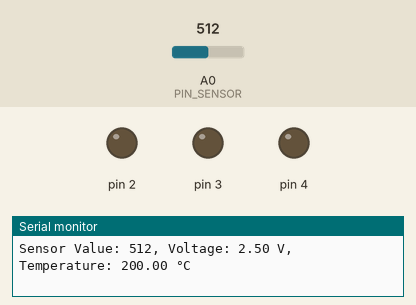
Simulated run of this sketch. Board: Arduino Uno, built with avr-gcc and run on an emulated ATmega328P. Shown: output pins drawn as LEDs (lit = HIGH), the last lines printed to the serial monitor. The inputs (shaded band) are chosen by the test bench; at power-on: A0 (PIN_SENSOR) = 512.

Above: at 1.2 s.
1.3 s: A0 (PIN_SENSOR) set to 517
At 2.4 s:
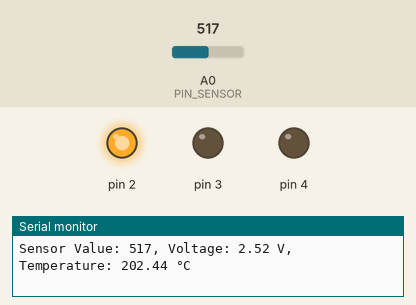
2.8 s: A0 (PIN_SENSOR) set to 1023
At 3.2 s:
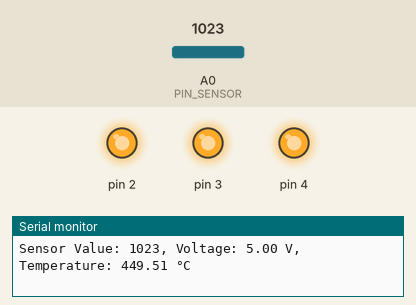
Timing chart, 0 to 5.8 s (numbered marks = the images above; inputs shaded):
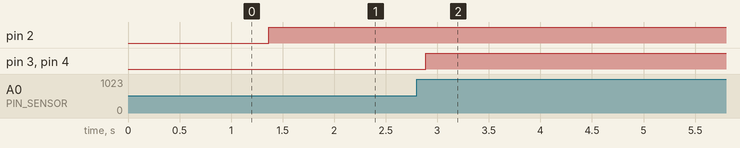

The sketch:

03-love-o-meter.ino
```cpp
const int PIN_SENSOR = A0;
float baselineTemp;

void setup() {
  Serial.begin(9600); // 9600 bits per second

  for (int pinNumber = 2; pinNumber < 5; pinNumber++) {
    pinMode(pinNumber, OUTPUT);
    digitalWrite(pinNumber, LOW);
  }

  int sensorVal = getSensorVal();
  float voltage = getVoltage(sensorVal);
  baselineTemp = getTemperature(voltage);

  Serial.print("Baseline Temperature: ");
  Serial.print(baselineTemp);
  Serial.println(" °C");
}

void loop() {
  int sensorVal = getSensorVal();
  float voltage = getVoltage(sensorVal);
  float temperature = getTemperature(voltage);

  Serial.print("Sensor Value: ");
  Serial.print(sensorVal);
  Serial.print(", Voltage: ");
  Serial.print(voltage);
  Serial.print(" V, Temperature: ");
  Serial.print(temperature);
  Serial.println(" °C");

  if (temperature < baselineTemp + 2) {
    digitalWrite(2, LOW);
    digitalWrite(3, LOW);
    digitalWrite(4, LOW);
  } else if (temperature < baselineTemp + 4) {
    digitalWrite(2, HIGH);
    digitalWrite(3, LOW);
    digitalWrite(4, LOW);
  } else if (temperature < baselineTemp + 6) {
    digitalWrite(2, HIGH);
    digitalWrite(3, HIGH);
    digitalWrite(4, LOW);
  } else {
    digitalWrite(2, HIGH);
    digitalWrite(3, HIGH);
    digitalWrite(4, HIGH);
  }

  delay(1);
}


int getSensorVal() {
  return analogRead(PIN_SENSOR); // between 0 and 1023
}

float getVoltage(int sensorVal) {
  return sensorVal / 1024.0 * 5;
}

float getTemperature(float voltage) {
  return (voltage - .5) * 100;
}
```

Measured:
- the behaviour switches between 516 and 517 on A0 (PIN_SENSOR) (found by bisection; images 0 and 1)
- after the input at 1.3 s, pin 2: LOW → HIGH after 0.06 s
- after the input at 2.8 s, pin 3, pin 4: LOW → HIGH after 0.09 s
